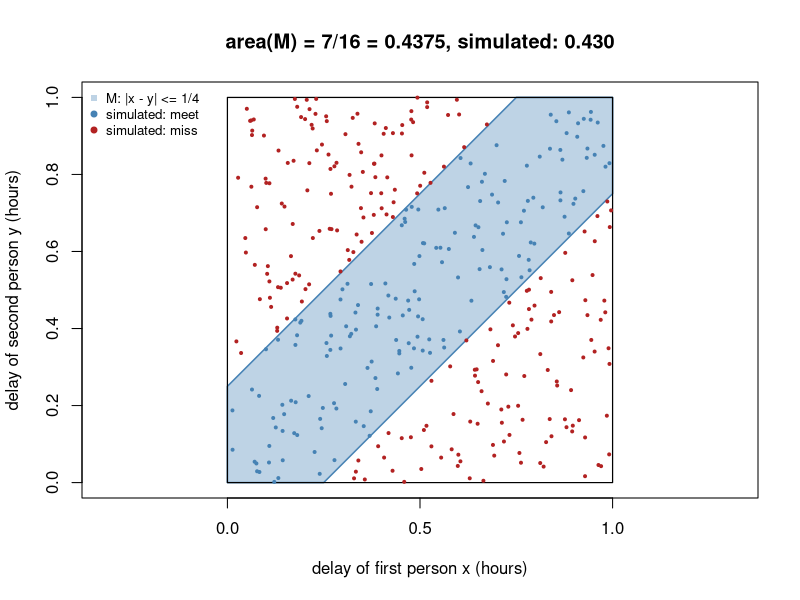

The R script that drew this image:
# Geometric probability: the meeting problem on the unit square, |x - y| <= 1/4, checked by simulation.
set.seed(0)
t0 <- 0.25
pts <- matrix(runif(800), ncol = 2)
inside <- abs(pts[, 1] - pts[, 2]) <= t0

plot(NA, xlim = c(0, 1), ylim = c(0, 1), asp = 1,
     xlab = "delay of first person x (hours)", ylab = "delay of second person y (hours)",
     main = sprintf("area(M) = 7/16 = 0.4375, simulated: %.3f", mean(inside)))
polygon(c(0, t0, 1, 1, 1 - t0, 0), c(0, 0, 1 - t0, 1, 1, t0),
        col = adjustcolor("steelblue", 0.35), border = "steelblue", lwd = 1.5)
rect(0, 0, 1, 1, lwd = 1.2)
points(pts[inside, ], pch = 19, cex = 0.4, col = "steelblue")
points(pts[!inside, ], pch = 19, cex = 0.4, col = "firebrick")
legend("topleft", bty = "n", cex = 0.8, pch = c(15, 19, 19),
       col = c(adjustcolor("steelblue", 0.35), "steelblue", "firebrick"),
       legend = c("M: |x - y| <= 1/4", "simulated: meet", "simulated: miss"))
